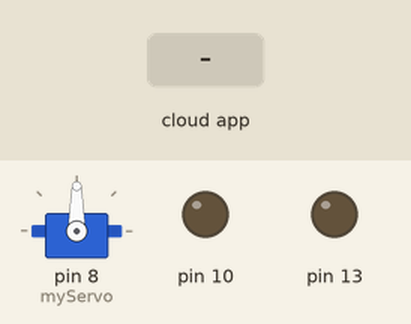
This sketch was run on a simulated Arduino Uno, built with avr-gcc and run on an emulated ATmega328P. Parts: servo, output pins drawn as LEDs (lit = HIGH). The inputs (shaded band) are chosen by the test bench. The ROS host is connected and sends only what is stated.

Above: at 1.2 s.
1.3 s: the phone or cloud app sets flags_msg to 0
At 1.9 s:
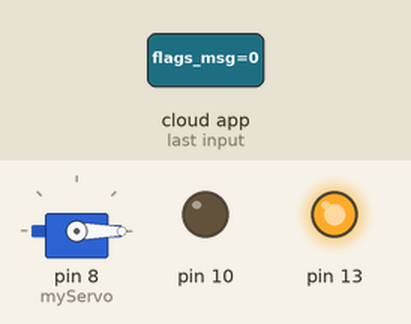
2.8 s: the phone or cloud app sets flags_msg to 1
At 4.1 s:
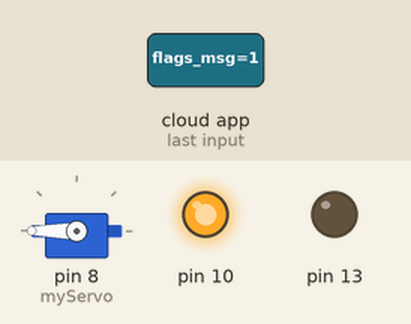
Timing chart, 0 to 5.8 s (numbered marks = the images above; inputs shaded):
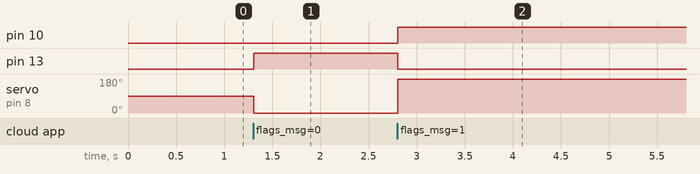

Measured:
- after the input at 1.3 s, pin 13: LOW → HIGH at once; servo on pin 8 (myServo): 90° → 0° at once
- after the input at 2.8 s, pin 10: LOW → HIGH at once; pin 13: HIGH → LOW at once; servo on pin 8 (myServo): 0° → 180° at once

The sketch:

magnet_motor_joy.ino
```cpp
/*
 * EM and servo-motor control
 * Eduardo Narvaez
 */

#include <ros.h>
#include <std_msgs/Int8.h>
#include <Servo.h>
#include <std_msgs/String.h>
#include <string.h>
Servo myServo;


std_msgs::String str_msg;
//ros::Publisher chatter("chatter", &str_msg);


//Creating a Nodehandle object
ros::NodeHandle nh;
char copy[50];
// Creating a callback for the topic toggle_led, whenever a value come through this topic, this callback will execute
// The callback will toggle the state of LED which is on PIN 13


void joystick_handler( const std_msgs::Int8& joystick){
  if ( joystick.data==0 ||joystick.data==3)
  {
    digitalWrite(10, LOW);
    //myServo.write(0); // Closed

  }
 /* String str_data= String(joystick.buttons[11]);
  str_data.toCharArray(copy, 50);
  str_msg.data =  copy;
        chatter.publish( &str_msg );
        */

  if(joystick.data==1 || joystick.data==2)
  {
      digitalWrite(10, HIGH);
  }

  if (joystick.data==2 ||joystick.data==0)
    {
      digitalWrite(13, HIGH);
      myServo.write(0); //Closed
      //myServo.writeMicroseconds(800);
      //delay(200);
     // myServo.writeMicroseconds(800);
     // delay(200);
    }
    else
    {
      digitalWrite(13, LOW);
      myServo.write(180); // Opened
      // myServo.writeMicroseconds(2500);
      // delay(200);
     // myServo.writeMicroseconds(2500);
    // delay(200);
    }
    delay(50);
    return;
}


ros::Subscriber<std_msgs::Int8> sub("/robot1/arduino_control/flags_msg",&joystick_handler,1);

void setup()
{
  myServo.attach(8);
  //myServo.writeMicroseconds(1500);  // Stop
  pinMode(13, OUTPUT);
  pinMode(10, OUTPUT);
  nh.getHardware()->setBaud(9600);
  nh.initNode();
  //nh.advertise(chatter);
  nh.subscribe(sub);
 //
}

// Spining the node each times to listen from the topic
void loop()
{
  nh.spinOnce();
  delay(10);
}
```
